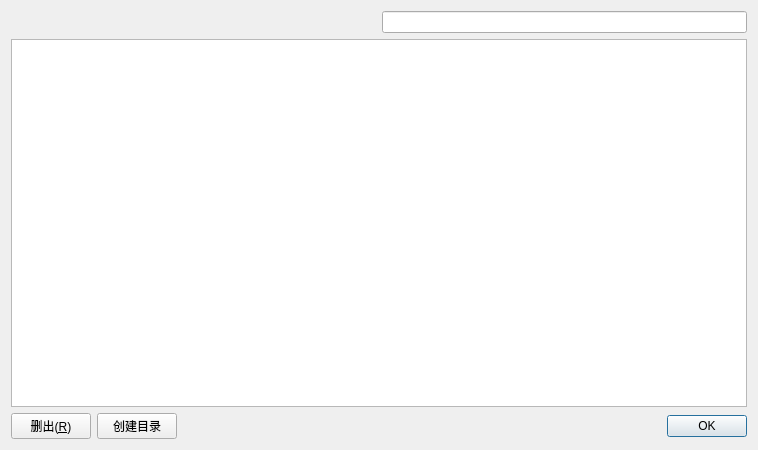
<?xml version="1.0" encoding="UTF-8"?>
<ui version="4.0">
 <class>BookmarksDialog</class>
 <widget class="QDialog" name="BookmarksDialog">
  <property name="geometry">
   <rect>
    <x>0</x>
    <y>0</y>
    <width>758</width>
    <height>450</height>
   </rect>
  </property>
  <property name="windowTitle">
   <string>书签</string>
  </property>
  <layout class="QGridLayout" name="gridLayout">
   <item row="0" column="0">
    <spacer>
     <property name="orientation">
      <enum>Qt::Horizontal</enum>
     </property>
     <property name="sizeHint" stdset="0">
      <size>
       <width>252</width>
       <height>20</height>
      </size>
     </property>
    </spacer>
   </item>
   <item row="0" column="1">
    <widget class="SearchLineEdit" name="search"/>
   </item>
   <item row="1" column="0" colspan="2">
    <widget class="EditTreeView" name="tree"/>
   </item>
   <item row="2" column="0" colspan="2">
    <layout class="QHBoxLayout">
     <item>
      <widget class="QPushButton" name="removeButton">
       <property name="text">
        <string>删出(&amp;R)</string>
       </property>
      </widget>
     </item>
     <item>
      <widget class="QPushButton" name="addFolderButton">
       <property name="text">
        <string>创建目录</string>
       </property>
      </widget>
     </item>
     <item>
      <spacer>
       <property name="orientation">
        <enum>Qt::Horizontal</enum>
       </property>
       <property name="sizeHint" stdset="0">
        <size>
         <width>40</width>
         <height>20</height>
        </size>
       </property>
      </spacer>
     </item>
     <item>
      <widget class="QDialogButtonBox" name="buttonBox">
       <property name="standardButtons">
        <set>QDialogButtonBox::Ok</set>
       </property>
      </widget>
     </item>
    </layout>
   </item>
  </layout>
 </widget>
 <customwidgets>
  <customwidget>
   <class>SearchLineEdit</class>
   <extends>QLineEdit</extends>
   <header>searchlineedit.h</header>
  </customwidget>
  <customwidget>
   <class>EditTreeView</class>
   <extends>QTreeView</extends>
   <header>edittreeview.h</header>
  </customwidget>
 </customwidgets>
 <resources/>
 <connections>
  <connection>
   <sender>buttonBox</sender>
   <signal>accepted()</signal>
   <receiver>BookmarksDialog</receiver>
   <slot>accept()</slot>
   <hints>
    <hint type="sourcelabel">
     <x>472</x>
     <y>329</y>
    </hint>
    <hint type="destinationlabel">
     <x>461</x>
     <y>356</y>
    </hint>
   </hints>
  </connection>
 </connections>
</ui>
